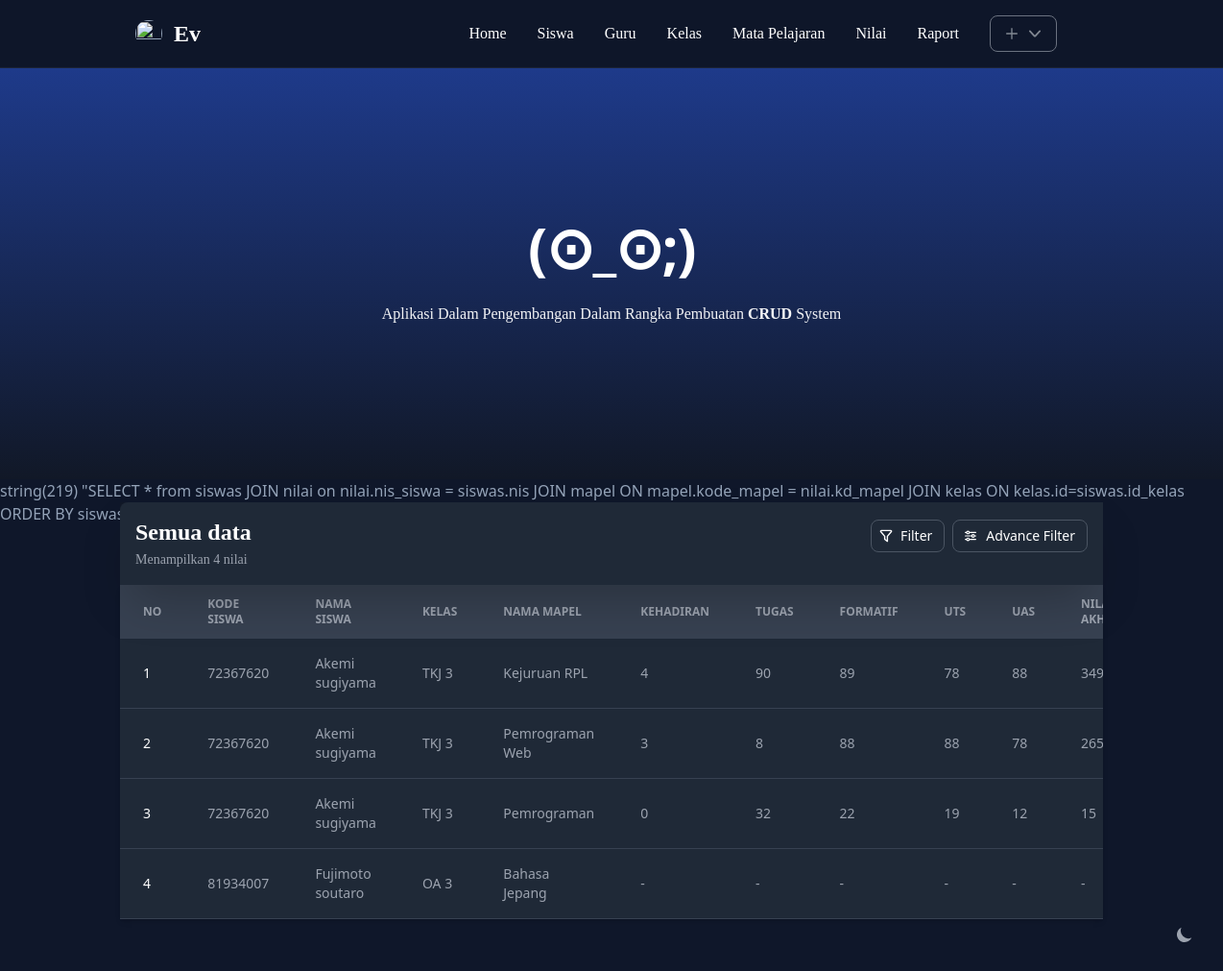
Screenshot of /?v=nilai with the database file from the repository.
### tables this page shows
CREATE TABLE `siswas` (
  `nis` int NOT NULL,
  `id_kelas` int DEFAULT NULL,
  `nama_lengkap` varchar(100) NOT NULL,
  `tgl_lahir` date NOT NULL,
  `jk` varchar(50) NOT NULL,
  `alamat` varchar(100) NOT NULL,
  `telp` varchar(100) NOT NULL,
  `agama` varchar(100) NOT NULL,
  `jurusan` varchar(100) NOT NULL
);

CREATE TABLE `nilai` (
  `kd_nilai` int NOT NULL,
  `nis_siswa` int DEFAULT NULL,
  `kelas` varchar(20) DEFAULT NULL,
  `kd_mapel` varchar(32) DEFAULT NULL,
  `kehadiran` decimal(10,0) DEFAULT NULL,
  `tugas` decimal(10,0) DEFAULT NULL,
  `formatif` decimal(10,0) DEFAULT NULL,
  `uts` decimal(10,0) DEFAULT NULL,
  `uas` decimal(10,0) DEFAULT NULL,
  `nilai_akhir` decimal(10,0) DEFAULT NULL,
  `grade` varchar(4) DEFAULT NULL
);

CREATE TABLE `kelas` (
  `id` int NOT NULL,
  `nama` varchar(10) DEFAULT NULL,
  `kapasitas` int DEFAULT NULL,
  `kode_guru` int DEFAULT NULL
);

CREATE TABLE `mapel` (
  `kode_mapel` varchar(30) NOT NULL,
  `nama_mapel` varchar(60) NOT NULL,
  `jp` varchar(200) NOT NULL,
  `kode_guru` int DEFAULT NULL
);

### public/nilai/index.php (the view, shortened to what this page needs)
<?php
require_once __DIR__ . '/../../utils/Helper.php';
try {
  $connection = connect();
  $query = "SELECT * from siswas
            JOIN nilai on nilai.nis_siswa = siswas.nis
            JOIN mapel ON mapel.kode_mapel = nilai.kd_mapel
            JOIN kelas ON kelas.id=siswas.id_kelas";
  if (isset($_POST['go']) && $_POST['mapel'] != 'x') {
    $selected = $_POST['mapel'];
    $query .= " WHERE nilai.kd_mapel = '$selected'";
  } else {
    $query .= " ORDER BY siswas.nama_lengkap ASC";
  }
  var_dump($query);
  $datas = $connection->query($query);
  $byk = (mysqli_num_rows($datas) > 0) ? 'Menampilkan ' . mysqli_num_rows($datas) . ' nilai' : 'Tidak ada data';
} catch (\Exception $e) {
  $errors[] = $e->getMessage();
}
?>
<section class="container -mt-6 mx-auto bg-white dark:bg-gray-900 mb-14 relative z-10">
  <div class="flex-row items-center justify-between p-4 space-y-3 rounded-ss-lg dark:bg-gray-800 sm:flex sm:space-y-0 sm:space-x-4 sticky top-20 shadow-2xl w-full">
    <div>
      <h4 class="mr-3 text-2xl font-semibold dark:text-white font-heading leading-tight">Semua data</h4>
      <p class="mt-1 text-sm font-normal font-subHeading text-gray-500 dark:text-gray-400"><?= $byk ?? "Silahkan <span class=\"underline hover:no-underline cursor-pointer\" onclick=\"window.location.href = 'http://ev.final.test/?v=nilai'\">Refresh</span>" ?></p>
    </div>
    <div class="flex items-center justify-between pb-4">
      <button id="dropdownToggleButton" data-dropdown-toggle="dropFilter" class="mr-2 inline-flex items-center text-gray-500 bg-white border border-gray-300 focus:outline-none hover:bg-gray-100 focus:ring-4 focus:ring-gray-200 font-medium rounded-lg text-sm px-3 py-1.5 dark:bg-gray-800 dark:text-white dark:border-gray-600 dark:hover:bg-gray-700 dark:hover:border-gray-600 dark:focus:ring-gray-700">
        <svg class="h-3.5 w-3.5 mr-2 -ml-1" aria-hidden="true" xmlns="http://www.w3.org/2000/svg" fill="none" viewBox="0 0 20 18">
          <path stroke="currentColor" stroke-linecap="round" stroke-linejoin="round" stroke-width="2" d="m2.133 2.6 5.856 6.9L8 14l4 3 .011-7.5 5.856-6.9a1 1 0 0 0-.804-1.6H2.937a1 1 0 0 0-.804 1.6Z" />
        </svg>
        Filter
      </button>
      <div>
        <button id="dropdownRadioButton" data-dropdown-toggle="dropAdvance" class="inline-flex items-center text-gray-500 bg-white border border-gray-300 focus:outline-none hover:bg-gray-100 focus:ring-4 focus:ring-gray-200 font-medium rounded-lg text-sm px-3 py-1.5 dark:bg-gray-800 dark:text-white dark:border-gray-600 dark:hover:bg-gray-700 dark:hover:border-gray-600 dark:focus:ring-gray-700" type="button">
          Advance Filter
        </button>
      </div>
    </div>
  </div>
  <div class="overflow-x-auto shadow-md sm:rounded-bb-lg">
    <table class="w-full text-sm text-left text-gray-500 dark:text-gray-400">
      <thead class="text-xs text-gray-700 uppercase bg-gray-50 dark:bg-gray-700 dark:text-gray-400">
        <tr>
          <th scope="col" class="px-6 py-3">
            nO
          </th>
          <th scope="col" class="px-6 py-3">
            kode siswa
          </th>
          <th scope="col" class="px-6 py-3">
            nama siswa
          </th>
          <th scope="col" class="px-6 py-3">
            Kelas
          </th>
          <th scope="col" class="px-6 py-3">
            nama mapel
          </th>
          <th scope="col" class="px-6 py-3">
            kehadiran
          </th>
          <th scope="col" class="px-6 py-3">
            tugas
          <th scope="col" class="px-6 py-3">
            formatif
          </th>
          <th scope="col" class="px-6 py-3">
            uts
          </th>
          <th scope="col" class="px-6 py-3">
            uas
          </th>
          <th scope="col" class="px-6 py-3">
            nilai akhir
          </th>
        </tr>
      </thead>
      <?php if (isset($datas)) : ?>
        <tbody>
          <?php $i = 1;
          while ($data = $datas->fetch_object()) : ?>
            <tr class="bg-white border-b dark:bg-gray-800 dark:border-gray-700 dark:hover:bg-gray-900 dark:hover:text-white">
              <th scope="row" class="px-6 py-4 font-medium text-gray-900 whitespace-nowrap dark:text-white">
                <?= $i ?>
              </th>
              <td class="px-6 py-4">
                <?= $data->nis_siswa; ?>
              </td>
              <td class="px-6 py-4">
                <?= str_replace('.', ' ', ucfirst($data->nama_lengkap)) ?>
              </td>
              <td class="px-6 py-4">
                <?= $data->nama ?? '-' ?>
              </td>
              <td class="px-6 py-4">
                <?= $data->nama_mapel; ?>
              </td>
              <td class="px-6 py-4">
                <?= $data->kehadiran ?? '-'; ?>
              </td>
              <td class="px-6 py-4">
                <?= $data->tugas ?? '-'; ?>
              </td>
              <td class="px-6 py-4">
                <?= $data->formatif ?? '-'; ?>
              </td>
              <td class="px-6 py-4">
                <?= $data->uts ?? '-'; ?>
              </td>
              <td class="px-6 py-4">
                <?= $data->uas ?? '-'; ?>
              </td>
              <td class="px-6 py-4">
                <?= $data->nilai_akhir ?? '-'; ?>
              </td>
            </tr>
          <?php $i++;
          endwhile; ?>
        </tbody>
      <?php endif; ?>
    </table>
  </div>
</section>

### rows the page displays
siswas: nilai.nis_siswa "72367620", nama_lengkap "Akemi sugiyama", id_kelas.nama "TKJ 3", mapel.nama_mapel "Kejuruan RPL", nilai.kehadiran "4", nilai.tugas "90", nilai.formatif "89", nilai.uts "78", nilai.uas "88", nilai.nilai_akhir "349", mapel.nama_mapel "Pemrograman Web", nilai.kehadiran "3", nilai.tugas "8", nilai.formatif "88", nilai.uts "88", nilai.uas "78", nilai.nilai_akhir "265", mapel.nama_mapel "Pemrograman", nilai.kehadiran "0", nilai.tugas "32", nilai.formatif "22", nilai.uts "19", nilai.uas "12", nilai.nilai_akhir "15"
siswas: nilai.nis_siswa "81934007", nama_lengkap "Fujimoto soutaro", id_kelas.nama "OA 3", mapel.nama_mapel "Bahasa Jepang", nilai.kehadiran "-", nilai.tugas "-", nilai.formatif "-", nilai.uts "-", nilai.uas "-", nilai.nilai_akhir "-"

### other values shown
$page['head'] "(⊙_⊙;)"
$byk "Menampilkan 4 nilai"
